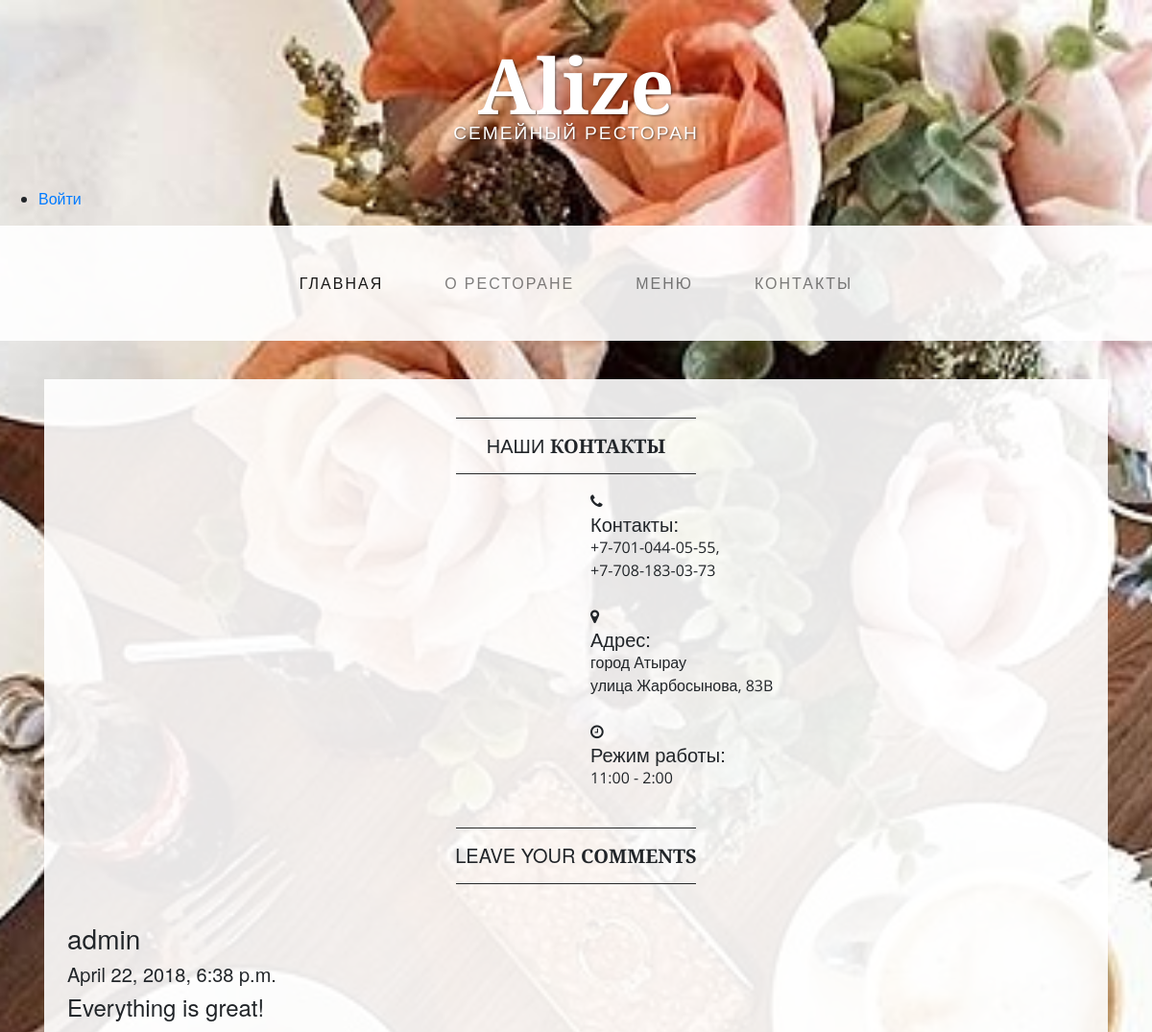
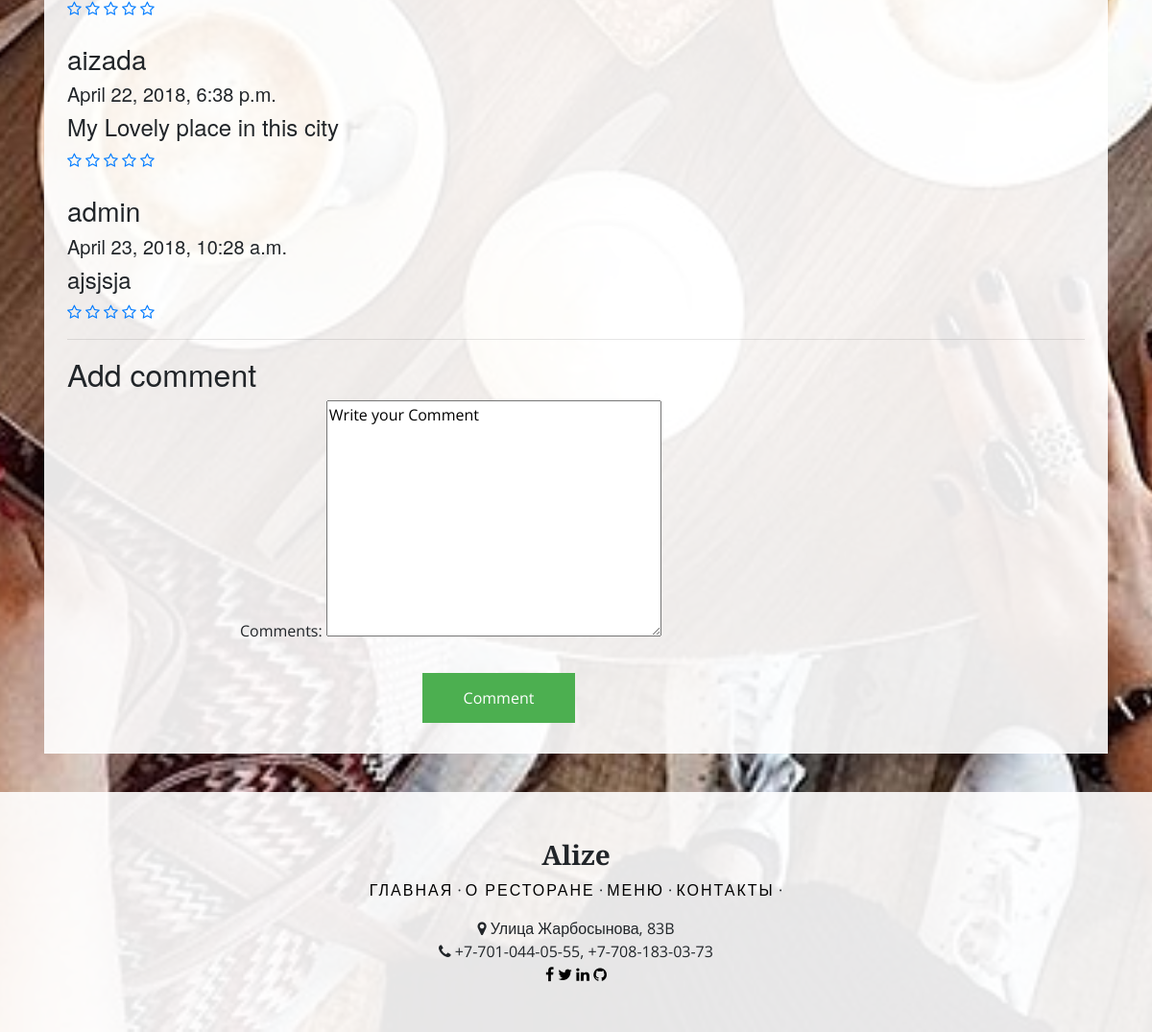
The app's page /contact with its own data (2 pictures, top to bottom).
### alize/models.py (models this page shows, shortened)
class Comment(models.Model):
	user = models.ForeignKey('auth.User', on_delete=models.CASCADE)
	body = models.TextField(verbose_name="Comments", default="Write your Comment")
	created = models.DateTimeField(auto_now_add=True, verbose_name="Date", null=True, blank=True)

### alize/views.py (the view)
# urls.py: path('contact', views.contact, name="contact"),
def contact(request):
	comment_by_id = Comment.objects.all()
	if request.POST:
		form = CommentForm(request.POST)
		if form.is_valid():
			comment = form.save(commit=False)
			comment.user = request.user
			comment.save()
			return redirect('contact')
	else:
		form = CommentForm()
	context = {
		'comments' : comment_by_id,
		'form' : form,
	}
	return render(request, 'main/contact.html', context)

### alize/forms.py
class CommentForm(forms.ModelForm):
	class Meta:
		model = Comment
		fields = ('body',)

### alize/templates/main/contact.html (shortened to what this page needs)
{% extends "default.html" %}
{% load static %}
{% block content %}
    <div class="container">
      <div class="bg-faded p-4 my-4">
        <hr class="divider">
        <h2 class="text-center text-lg text-uppercase my-0">Наши
          <strong>Контакты</strong>
        </h2>
        <hr class="divider">
        <div class="row">
          <div class="col-lg-6">
            </div>
          <div class="col-lg-4">
          <i class="fa fa-phone"></i>
            <h5 class="mb-0">Контакты:</h5>
            <div class="mb-4">+7-701-044-05-55,<br> +7-708-183-03-73</div>
            <i class="fa fa-map-marker"></i><h5 class="mb-0">Адрес:</h5>
            <div class="mb-4">
              город Атырау
              <br>
              улица Жарбосынова, 83B
            </div>
            <i class="fa fa-clock-o"></i><h5 class="mb-0">Режим работы:</h5>
            <div class="mb-4">
              11:00 - 2:00
            </div>
          </div>
          </div>
        <hr class="divider">
        <h2 class="text-center text-lg text-uppercase my-0">Leave your
          <strong>Comments</strong>
        </h2>
        <hr class="divider">
                  {% for comment in comments %}
                                    <div class="comment">
                                        <div class="author-avatar">
                                        </div>
                                        <div class="data-rating">
                                            <div class="data">
                                                <h3>{{ comment.user }}</h3>
                                                <h5>{{ comment.created }}</h5>
                                                <h4>{{ comment.body }}</h4>
                                            </div>    <div class="rating">
                                                <a href=""><i class="rating-yellow fa fa-star-o" aria-hidden="true"></i></a>
                                                <a href=""><i class="rating-yellow fa fa-star-o" aria-hidden="true"></i></a>
                                                <a href=""><i class="rating-yellow fa fa-star-o" aria-hidden="true"></i></a>
                                                <a href=""><i class="fa fa-star-o" aria-hidden="true"></i></a>
                                                <a href=""><i class="fa fa-star-o" aria-hidden="true"></i></a>
                                            </div>
                                        </div>
                                    </div>
                                    {% empty %}
                                        <p>There are no comments.</p>
                                    {% endfor %}
                                  <hr>
                                    <div class="add-review">
                                        <h2>Add comment</h2>
                                        <form method='POST'>{% csrf_token %}
                                          {{ form.as_p }}
                                          <button type="submit" class="cmt">Comment</button>
                                        </form></div>
           </div>
         </div>
{% endblock %}

### alize/static/main/alize.css (style rules this page uses)
body { font-family: "Open Sans", Helvetica, Arial, sans-serif; background: url('project/restoran/back.jpeg') no-repeat center center fixed; -webkit-background-size: cover; -moz-background-size: cover; background-size: cover; -o-background-size: cover; }
h1, h2, h3, h4, h5, h6, .text-heading { font-family: "Josefin Slab", "Helvetica Neue", Helvetica, Arial, sans-serif; }
.text-lg { font-size: 1.25rem; }
.bg-faded { background-color: rgba(255, 255, 255, 0.9); }
hr.divider { border-color: #292b2c; max-width: 250px; }
button { background-color: #4CAF50; color: white; padding: 14px 20px; margin: 8px 0; border: none; cursor: pointer; width: 100%; }
.container { padding: 16px; }
label { margin-left: 180px; }
.cmt { background-color: #4CAF50; color: white; padding: 14px 20px; margin: 8px 0; border: none; cursor: pointer; width: 15%; margin-left: 370px; }

### records on screen
Comment: user "admin", created "April 22, 2018, 6:38 p.m.", body "Everything is great!"
Comment: user "aizada", created "April 22, 2018, 6:38 p.m.", body "My Lovely place in this city"
Comment: user "admin", created "April 23, 2018, 10:28 a.m.", body "ajsjsja"
